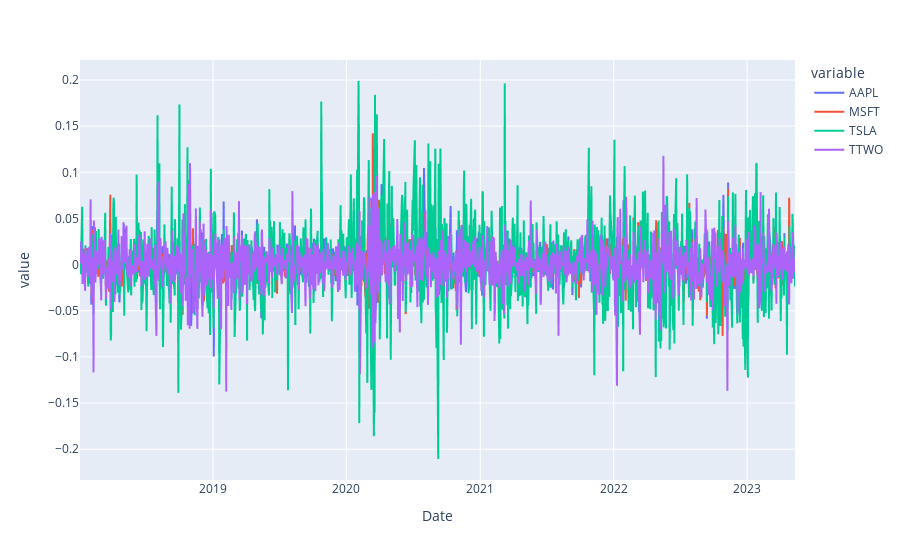

The cell this chart's notebook holds for it:
### Code cell
ret_port = portfolio_data.pct_change()
px.line(ret_port)

### Figure 1 — Plotly figure (JSON) as saved in the notebook; plotly's stock layout.template omitted (floating-point values rounded to 4 significant figures; data arrays with more than 128 entries replaced by an {"elided": "..."} marker saying what was removed)
{"data": [{"hovertemplate": "variable=AAPL<br>Date=%{x}<br>value=%{y}<extra></extra>", "legendgroup": "AAPL", "line": {"color": "#636efa", "dash": "solid"}, "marker": {"symbol": "circle"}, "mode": "lines", "name": "AAPL", "showlegend": true, "type": "scattergl", "x": {"elided": "1350 str values"}, "xaxis": "x", "y": {"elided": "1350 float values"}, "yaxis": "y"}, {"hovertemplate": "variable=MSFT<br>Date=%{x}<br>value=%{y}<extra></extra>", "legendgroup": "MSFT", "line": {"color": "#EF553B", "dash": "solid"}, "marker": {"symbol": "circle"}, "mode": "lines", "name": "MSFT", "showlegend": true, "type": "scattergl", "x": {"elided": "1350 str values"}, "xaxis": "x", "y": {"elided": "1350 float values"}, "yaxis": "y"}, {"hovertemplate": "variable=TSLA<br>Date=%{x}<br>value=%{y}<extra></extra>", "legendgroup": "TSLA", "line": {"color": "#00cc96", "dash": "solid"}, "marker": {"symbol": "circle"}, "mode": "lines", "name": "TSLA", "showlegend": true, "type": "scattergl", "x": {"elided": "1350 str values"}, "xaxis": "x", "y": {"elided": "1350 float values"}, "yaxis": "y"}, {"hovertemplate": "variable=TTWO<br>Date=%{x}<br>value=%{y}<extra></extra>", "legendgroup": "TTWO", "line": {"color": "#ab63fa", "dash": "solid"}, "marker": {"symbol": "circle"}, "mode": "lines", "name": "TTWO", "showlegend": true, "type": "scattergl", "x": {"elided": "1350 str values"}, "xaxis": "x", "y": {"elided": "1350 float values"}, "yaxis": "y"}], "layout": {"legend": {"title": {"text": "variable"}, "tracegroupgap": 0}, "margin": {"t": 60}, "xaxis": {"anchor": "y", "domain": [0, 1], "title": {"text": "Date"}}, "yaxis": {"anchor": "x", "domain": [0, 1], "title": {"text": "value"}}}}
